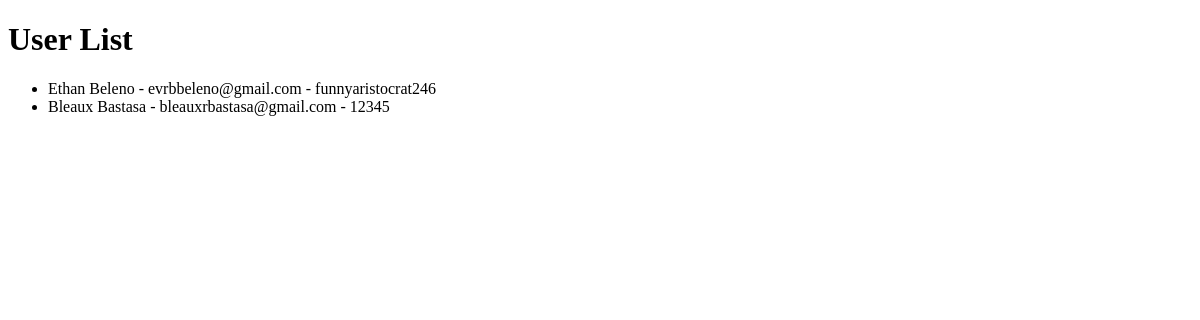
The page /customer/view_users/ on the database as committed earlier.
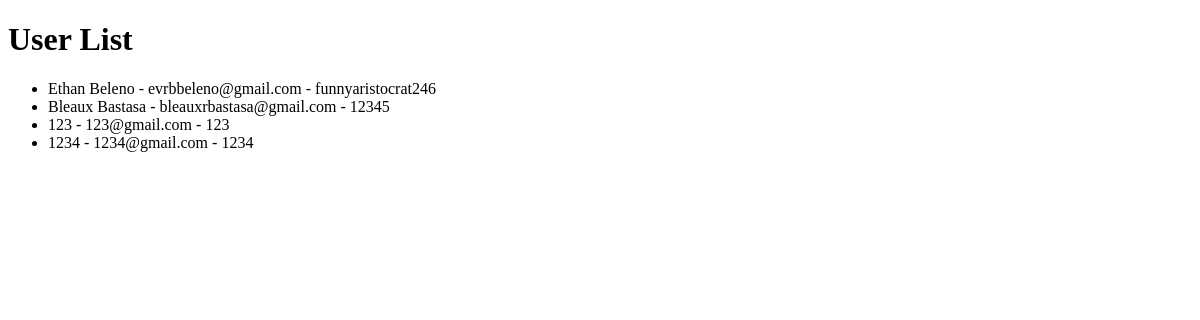
The same page on the database as committed later.
### customer/models.py (models this page shows, shortened)
class User(models.Model):
    name = models.CharField(max_length=100)
    email = models.EmailField(unique=True)
    password = models.CharField(max_length=100)

### customer/views.py (the view)
# urls.py: path('view_users/', views.view_users, name='view_users'),
def view_users(request):
    users = User.objects.all()
    return render(request, 'view_users.html', {'users': users})

### customer/templates/view_users.html (shortened to what this page needs)
<!DOCTYPE html>
<html lang="en">
<head>
</head>
<body>
    <h1>User List</h1>
    <ul>
        {% for user in users %}
            <li>{{ user.name }} - {{ user.email }} - {{ user.password }}</li>
        {% endfor %}
    </ul>
</body>
</html>

Rows that differ between the two databases and show on the page:
added User: name "123", email "123@gmail.com", password "123"
added User: name "1234", email "1234@gmail.com", password "1234"
